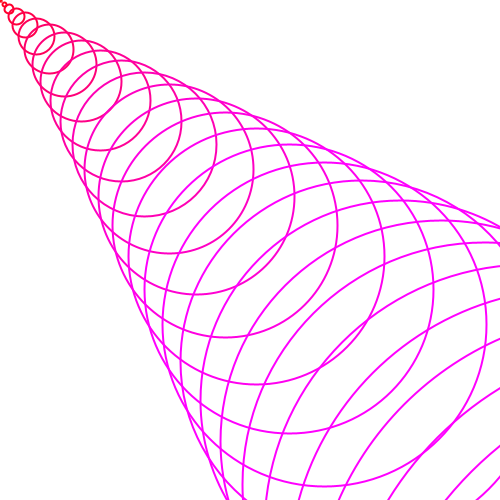
Frame 1 (no input)
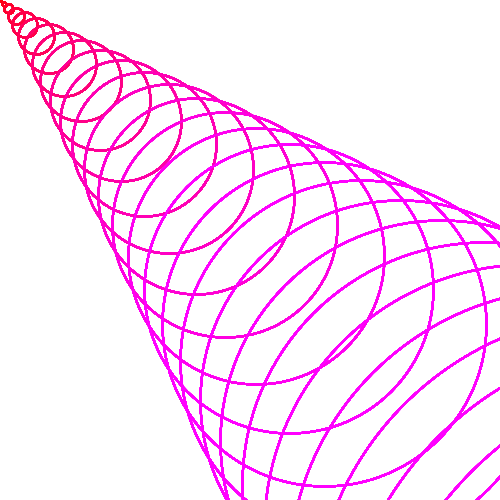
Frame 60 (the mouse pressed at the canvas centre just before this capture)
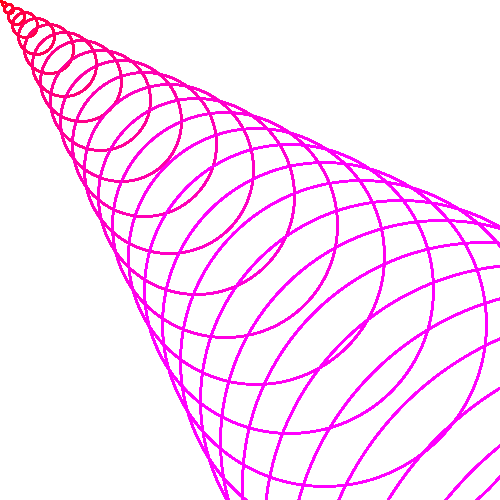
Frame 120 (the mouse held since frame 60 and released just before this capture)

The Processing sketch that drew these frames (run headless with seeded random() and noise(); from frame 60 on, the mouse is pressed at the canvas centre):

// Processing sketch: Day6_08_circleFunction_ForLoop
// ── Day6_08_circleFunction_ForLoop.pde
//----------------------------------------------------
// DT Bootcamp 2013, Parsons the New School for Design. 
// Day 6, For Loops and Functions
// Functions with for loops 
// http://processing.org/examples/functions.html
// http://processing.org/reference/for.html
//----------------------------------------------------

/* For-Loop w/ Function!
 - With this you are able to get repetition of a function with 
 variables that change according to the for-loops
 
 */

void setup() {

  size(500, 500);
  background(255);
  smooth();
}

void draw() {

  //draws a quanity of circles equal to the width of the sketch (500)
  for (int i = 1; i < width; i++) {
    //xPosition, yPosition, and diameter all = i^2
    drawCircle(i*i, i*i, i*i, color(255, 0, i*15));
  }
}

// Look at the function as a shell empty of values, that'll be filled in draw()

/*color - Datatype for storing color values. 
 I can use RGB or web #FFCC00 hexadecimal colors, 
 but then it's has to be all digits, 
 can't play with variables
 */
void drawCircle(float circX, float circY, int diameter, color c) {

  noFill();
  stroke(c);
  // This value is fixed, so no need to create a variable for it
  strokeWeight(2);
  ellipse(circX, circY, diameter, diameter);
}
